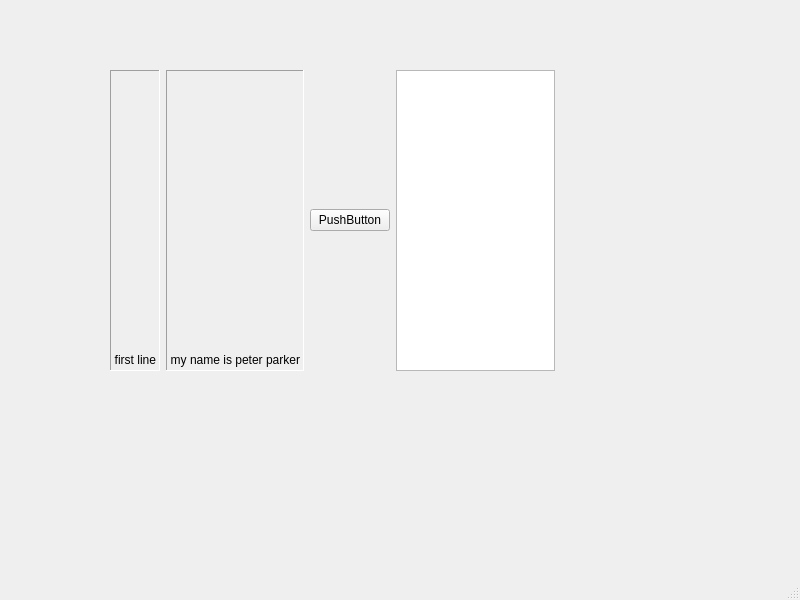
<?xml version="1.0" encoding="UTF-8"?>
<ui version="4.0">
 <class>MainWindow</class>
 <widget class="QMainWindow" name="MainWindow">
  <property name="geometry">
   <rect>
    <x>0</x>
    <y>0</y>
    <width>800</width>
    <height>600</height>
   </rect>
  </property>
  <property name="windowTitle">
   <string>MainWindow</string>
  </property>
  <widget class="QWidget" name="centralwidget">
   <widget class="QWidget" name="horizontalLayoutWidget">
    <property name="geometry">
     <rect>
      <x>110</x>
      <y>70</y>
      <width>445</width>
      <height>301</height>
     </rect>
    </property>
    <layout class="QHBoxLayout" name="layout">
     <item>
      <widget class="QLabel" name="pointOnelongLabel">
       <property name="frameShape">
        <enum>QFrame::Panel</enum>
       </property>
       <property name="frameShadow">
        <enum>QFrame::Sunken</enum>
       </property>
       <property name="text">
        <string>first line</string>
       </property>
       <property name="alignment">
        <set>Qt::AlignBottom|Qt::AlignRight|Qt::AlignTrailing</set>
       </property>
      </widget>
     </item>
     <item>
      <widget class="QLabel" name="label">
       <property name="frameShape">
        <enum>QFrame::Panel</enum>
       </property>
       <property name="frameShadow">
        <enum>QFrame::Sunken</enum>
       </property>
       <property name="text">
        <string>my name is peter parker</string>
       </property>
       <property name="alignment">
        <set>Qt::AlignBottom|Qt::AlignRight|Qt::AlignTrailing</set>
       </property>
      </widget>
     </item>
     <item>
      <widget class="QPushButton" name="pushButton">
       <property name="text">
        <string>PushButton</string>
       </property>
      </widget>
     </item>
     <item>
      <widget class="QTextEdit" name="textEdit"/>
     </item>
    </layout>
   </widget>
  </widget>
  <widget class="QMenuBar" name="menubar">
   <property name="geometry">
    <rect>
     <x>0</x>
     <y>0</y>
     <width>800</width>
     <height>29</height>
    </rect>
   </property>
  </widget>
  <widget class="QStatusBar" name="statusbar"/>
 </widget>
 <resources/>
 <connections/>
</ui>
